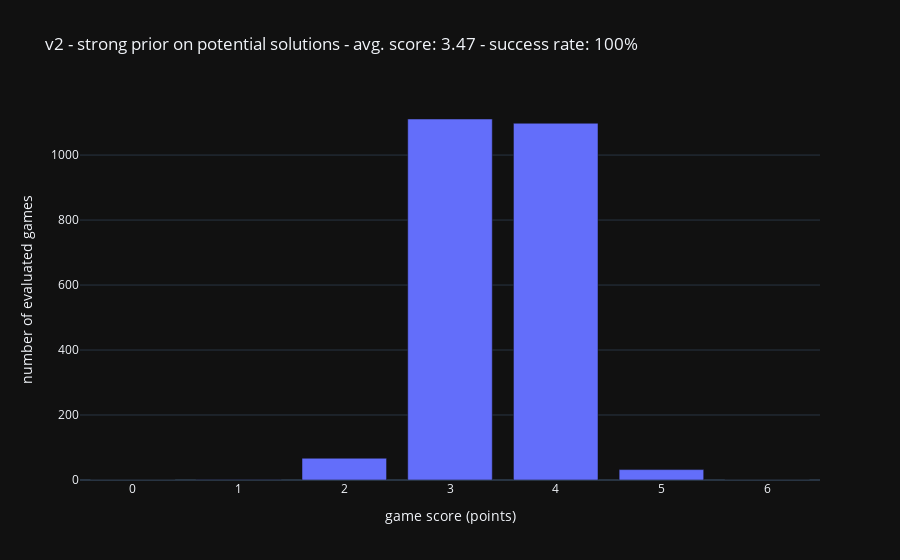

The notebook cell this image was saved under:
### Markdown cell above
## Evaluating v2 
* prior knowledge about exact list of potential solutions
* one-step entropy calculation

### Code cell
config = {
    "player": wd.player.GreedyPlayer(starting_psm=psm),
    "path_to_eval_words_list": DATA_PATH / "raw/possible_words.txt",
    "path_to_json_output": DATA_PATH / "outputs/eval_results_v2.json",
    "fig_title": "v2 - strong prior on potential solutions",
    "fig_name": IMG_PATH / "eval_v2.png",
}

results_v2, fig = wd.eval.run_eval_from_config(config)

### Figure 1 — Plotly figure (JSON) as saved in the notebook; plotly's stock layout.template omitted (floating-point values rounded to 4 significant figures)
{"data": [{"alignmentgroup": "True", "hovertemplate": "game score (points)=%{x}<br>number of evaluated games=%{y}<extra></extra>", "legendgroup": "", "marker": {"color": "#636efa", "pattern": {"shape": ""}}, "name": "", "offsetgroup": "", "orientation": "v", "showlegend": false, "textposition": "auto", "type": "bar", "x": [0, 1, 2, 3, 4, 5, 6], "xaxis": "x", "y": [0, 1, 67, 1111, 1098, 32, 0], "yaxis": "y"}], "layout": {"barmode": "relative", "legend": {"tracegroupgap": 0}, "title": {"text": "v2 - strong prior on potential solutions - avg. score: 3.47 - success rate: 100%"}, "xaxis": {"anchor": "y", "domain": [0, 1], "title": {"text": "game score (points)"}}, "yaxis": {"anchor": "x", "domain": [0, 1], "title": {"text": "number of evaluated games"}}}}
